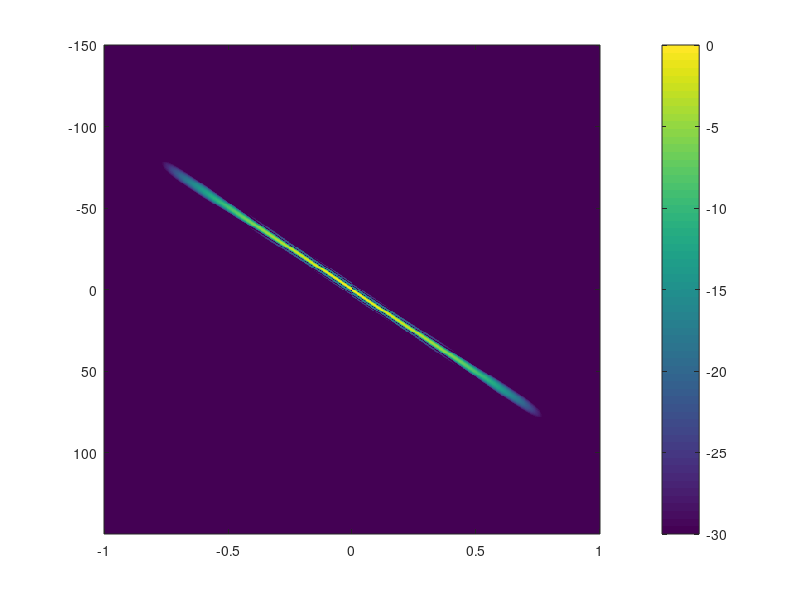

Here is the MATLAB script that generated this plot: (Note: this script raises an error after producing the figure.)
% Plot ambiguity function of LFM signal
% Created: 20150411 by FW
% Ref: MIT homework 2 problem 5

fmax = 300; % Hz
fmin = 200;
T = 1; % sec
Tw = .25*T;
k = (fmax - fmin)/T;

% window function
t = linspace(0, T, fmax);
fs = fmax; % sampling freq.
ind1 = find(t<0.25);
ind2 = find(t>0.75);
w_t(ind1) = sin(pi*t(ind1)/Tw/2).^2;
w_t(ind1(end)+1 : ind2(1)-1) = 1;
w_t(ind2) = sin(pi*(t(ind2)-T+2*Tw)/Tw/2).^2; 

% windowed complex envelope
s_t = w_t .* exp(1i*pi*k*t.^2);
% s_t = exp(1i*a*log(1-k*t));

% shift
N = 2^nextpow2(length(t)+1);
for deltaT = 0  : length(t)-1
   s_t_shifted = [zeros(1,deltaT) s_t(1 : end-deltaT)];
   p = s_t .* conj(s_t_shifted);
   
   % compute all Doppler shifts using fft
   T = fftshift(fft(p, N));
   Theta(:, deltaT+1) = abs(T).';
end

% normalize the ambiguity function to be 1 @ zero Doppler, zero range
Theta = Theta/max(max(Theta));

% fill out negative ranges from symmetry
Theta_total = [fliplr(flipud(Theta(:, 2:end))) Theta];

imagesc([-t(end :-1:1) t(2:end)], fs*([0:N-1]/N-0.5), ...
    20*log10(abs(Theta_total)), [-30 0]);
colorbar
xlabel(texlabel('Delta T, sec')), ylabel(texlabel('Delta f, Hz'));
title('LFM ambiguity function with window');


